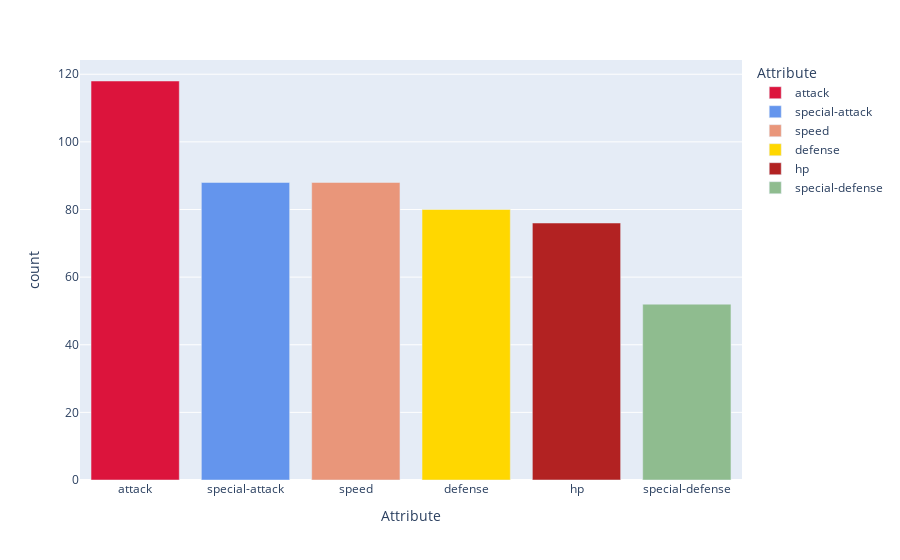

Notebook cell for this chart:
### Code cell
attribute_colors= {'attack':'#DC143C','special-attack':'#6495ED','speed':'#E9967A','defense':'#FFD700','hp':'#B22222','special-defense':'#8FBC8F'}
attribute_plot = px.bar(attributes_df, x = 'Attribute', y = 'count', color='Attribute',color_discrete_map = attribute_colors)
attribute_plot.show()

### Figure 1 — Plotly figure (JSON) as saved in the notebook; plotly's stock layout.template omitted (floating-point values rounded to 4 significant figures)
{"data": [{"alignmentgroup": "True", "hovertemplate": "Attribute=%{x}<br>count=%{y}<extra></extra>", "legendgroup": "attack", "marker": {"color": "#DC143C", "pattern": {"shape": ""}}, "name": "attack", "offsetgroup": "attack", "orientation": "v", "showlegend": true, "textposition": "auto", "type": "bar", "x": ["attack"], "xaxis": "x", "y": [118], "yaxis": "y"}, {"alignmentgroup": "True", "hovertemplate": "Attribute=%{x}<br>count=%{y}<extra></extra>", "legendgroup": "special-attack", "marker": {"color": "#6495ED", "pattern": {"shape": ""}}, "name": "special-attack", "offsetgroup": "special-attack", "orientation": "v", "showlegend": true, "textposition": "auto", "type": "bar", "x": ["special-attack"], "xaxis": "x", "y": [88], "yaxis": "y"}, {"alignmentgroup": "True", "hovertemplate": "Attribute=%{x}<br>count=%{y}<extra></extra>", "legendgroup": "speed", "marker": {"color": "#E9967A", "pattern": {"shape": ""}}, "name": "speed", "offsetgroup": "speed", "orientation": "v", "showlegend": true, "textposition": "auto", "type": "bar", "x": ["speed"], "xaxis": "x", "y": [88], "yaxis": "y"}, {"alignmentgroup": "True", "hovertemplate": "Attribute=%{x}<br>count=%{y}<extra></extra>", "legendgroup": "defense", "marker": {"color": "#FFD700", "pattern": {"shape": ""}}, "name": "defense", "offsetgroup": "defense", "orientation": "v", "showlegend": true, "textposition": "auto", "type": "bar", "x": ["defense"], "xaxis": "x", "y": [80], "yaxis": "y"}, {"alignmentgroup": "True", "hovertemplate": "Attribute=%{x}<br>count=%{y}<extra></extra>", "legendgroup": "hp", "marker": {"color": "#B22222", "pattern": {"shape": ""}}, "name": "hp", "offsetgroup": "hp", "orientation": "v", "showlegend": true, "textposition": "auto", "type": "bar", "x": ["hp"], "xaxis": "x", "y": [76], "yaxis": "y"}, {"alignmentgroup": "True", "hovertemplate": "Attribute=%{x}<br>count=%{y}<extra></extra>", "legendgroup": "special-defense", "marker": {"color": "#8FBC8F", "pattern": {"shape": ""}}, "name": "special-defense", "offsetgroup": "special-defense", "orientation": "v", "showlegend": true, "textposition": "auto", "type": "bar", "x": ["special-defense"], "xaxis": "x", "y": [52], "yaxis": "y"}], "layout": {"barmode": "relative", "legend": {"title": {"text": "Attribute"}, "tracegroupgap": 0}, "margin": {"t": 60}, "xaxis": {"anchor": "y", "categoryarray": ["attack", "special-attack", "speed", "defense", "hp", "special-defense"], "categoryorder": "array", "domain": [0, 1], "title": {"text": "Attribute"}}, "yaxis": {"anchor": "x", "domain": [0, 1], "title": {"text": "count"}}}}
